Frame 1 (no input): blank canvas, image omitted
Frame 60 (the mouse pressed at the canvas centre just before this capture): blank canvas, image omitted
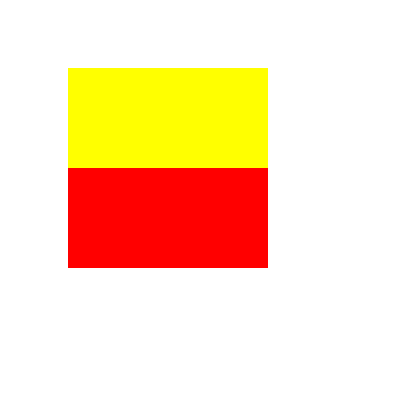
Frame 120 (the mouse held since frame 60 and released just before this capture)

The Processing sketch whose frames 1 and 60 were blank and that drew this single picture after the mouse press (run headless with seeded random() and noise(); from frame 60 on, the mouse is pressed at the canvas centre):

// Processing sketch: MOVER_CUADRADO
// ── MOVER_CUADRADO.pde

PImage img ;
int colors = 0;
void setup(){
  size(400,400);
  
  
  
  
  
  
}

void draw(){
  
  background(255);
  img = createImage(mouseX,mouseY,RGB);
  img.loadPixels();
  
  for(int i = 0; i < (img.pixels.length);i++){
    
    img.pixels[i] = color(255,0,0);
    
    
  }
  
  for(int i = 0; i < (img.pixels.length)/2;i++){
    
    img.pixels[i] = color(255,255,0);
    
    
  }
  
  img.updatePixels();
  image(img,68,68);
  
  
  
  
  
}
